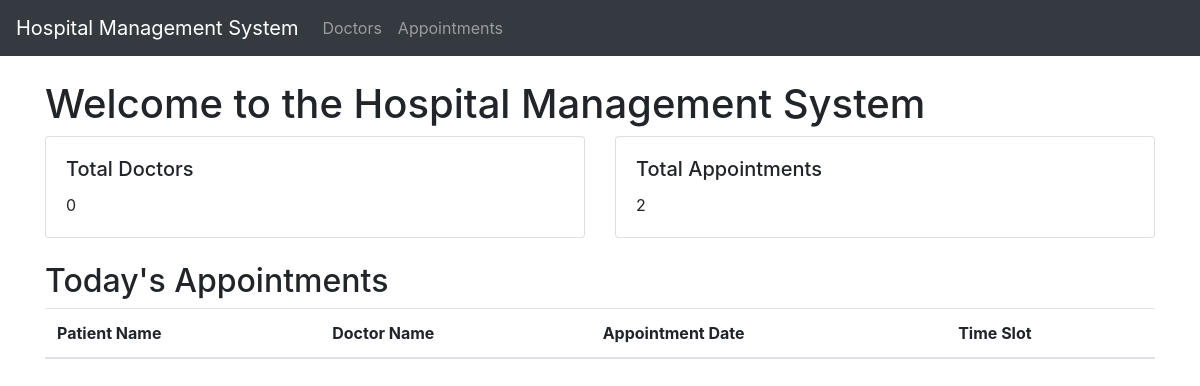
Before: / with the older database file.
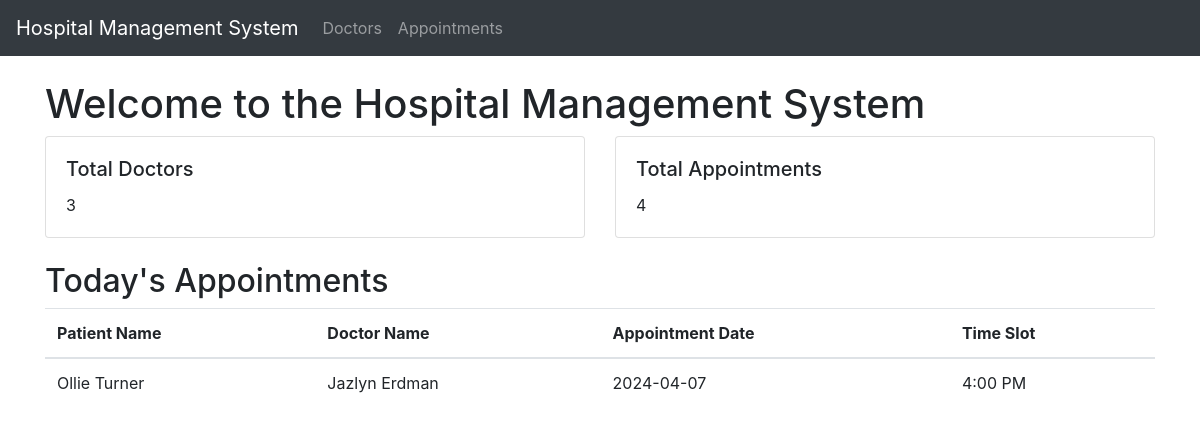
After: the same page with the newer database file.
### tables this page shows
CREATE TABLE appointments (
            id INTEGER PRIMARY KEY AUTOINCREMENT,
            patient_name TEXT,
            doctor_id INTEGER,
            appointment_date DATE,
            time_slot TEXT,
            FOREIGN KEY (doctor_id) REFERENCES doctors (id)
        );

CREATE TABLE doctors (
            id INTEGER PRIMARY KEY AUTOINCREMENT,
            name TEXT,
            specialty TEXT,
            contact_number TEXT,
            email TEXT
        );

### app.py (the view)
@app.route('/')
def home():
    conn = create_connection()
    cursor = conn.cursor()
    cursor.execute("SELECT COUNT(*) FROM doctors")
    num_doctors = cursor.fetchone()[0]
    cursor.execute("SELECT COUNT(*) FROM appointments")
    num_appointments = cursor.fetchone()[0]
    cursor.execute('''
        SELECT a.id, a.patient_name, d.name AS doctor_name, a.appointment_date, a.time_slot
        FROM appointments a
        JOIN doctors d ON a.doctor_id = d.id
        WHERE a.appointment_date = DATE('now')
    ''')
    todays_appointments = cursor.fetchall()
    conn.close()
    return render_template('home.html', num_doctors=num_doctors, num_appointments=num_appointments, todays_appointments=todays_appointments)

### database.py (called while the page is built)
def create_connection():
    conn = sqlite3.connect('hospital.db')
    return conn

### templates/home.html (shortened to what this page needs)
{% extends 'base.html' %}
{% block content %}
    <h1>Welcome to the Hospital Management System</h1>
    <div class="row">
        <div class="col-md-6">
            <div class="card">
                <div class="card-body">
                    <h5 class="card-title">Total Doctors</h5>
                    <p class="card-text">{{ num_doctors }}</p>
                </div>
            </div>
        </div>
        <div class="col-md-6">
            <div class="card">
                <div class="card-body">
                    <h5 class="card-title">Total Appointments</h5>
                    <p class="card-text">{{ num_appointments }}</p>
                </div>
            </div>
        </div>
    </div>
    <h2 class="mt-4">Today's Appointments</h2>
    <table class="table">
        <thead>
            <tr>
                <th>Patient Name</th>
                <th>Doctor Name</th>
                <th>Appointment Date</th>
                <th>Time Slot</th>
            </tr>
        </thead>
        <tbody>
            {% for appointment in todays_appointments %}
            <tr>
                <td>{{ appointment[1] }}</td>
                <td>{{ appointment[2] }}</td>
                <td>{{ appointment[3] }}</td>
                <td>{{ appointment[4] }}</td>
            </tr>
            {% endfor %}
        </tbody>
    </table>
{% endblock %}

Changed rows visible on the page:
now on this page (row edited): appointments: patient_name "Ollie Turner", name "Jazlyn Erdman", appointment_date "2024-04-07", time_slot "4:00 PM"
Other visible differences:
{{ num_doctors }}: "0" → "3"
{{ num_appointments }}: "2" → "4"
